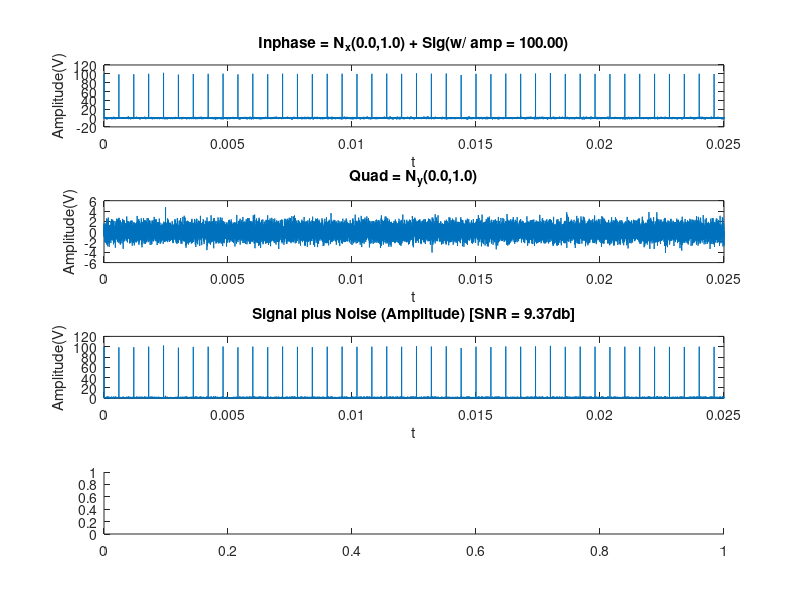

The MATLAB source for this figure: (Note: this script raises an error after producing the figure.)
% Generation of Sample Radar Signal and a plot of SNR vs Amplitude with varying noise power
%   MATLAB m-file
%   Author: Terry Kong
%   Radar Signal Characteristics:
%       Range(m) = 92600.00, Range(nm) = 50.00
%       Resoluion(dR or deltaR)[in meters] = 154.33
%       Number of Cells = 600
%       Pulse Width(us) = 1.03
%       Interpulse Period(ms) = 0.60
%       Signal Amplitude = 100.00
%       Standard Deviation of Noise = 1.00
%   Variables: 
%       Anbins = number of bins for plots, 
%       rangemax = max range considered,
%       ncells = number of cells in ATD, 
%       Tinter = interpulse period
%       timemax = max time period looked at, 
%       sig_amp = target amplitude(not considering range)
%       sig = standard deviation of [Gaussian] noise (related to power of noise)

clear all; clc; figure(1); clf;
%Constants
nm = 1852; % 1 nautical mile = 1852 m
c = 299279458; % speed of light
mu = 0;
%@@@@@@@@@@@@@@@@@@@@@@@@@@@@@@@@
nbins = 50;
rangemax = 50*nm; 
ncells = 600;
Tinter = 0.0006; % Interpulse period
timemax = 0.025;
sig_amp = 100; % signal amplitude
sig = 1;
%@@@@@@@@@@@@@@@@@@@@@@@@@@@@@@@@
% delta(R)
dR = rangemax/ncells;
% Pulse width
tau = dR*2/(c); 
% t = time observed
t = 0:tau:timemax; 
% D = delay of pulses
Delay = 0:Tinter:timemax;
% number of points
num = length(t);

% Using Normal Distributions
mu_mat = zeros(1,num) + mu;
sig_mat = zeros(1,num) + sig;
inphase = normrnd(mu_mat,sig_mat);
%A = 100;
%inphase = inphase + A;
quad = normrnd(mu_mat,sig_mat);

% Adding Signal to Noise
signal = zeros(1,length(inphase));
i = 1;
for j = 1:length(t)
    if t(j) > Delay(i)
        signal(j) = signal(j) + sig_amp;
        i = i + 1;
        if i > length(Delay)
            break;
        end
    end
end
signalPower = mean(signal.^2);
noisePower = mean(inphase.^2 + quad.^2);
inphase = inphase + signal;
% plotting signal + noise
subplot(4,1,1)
plot(t,inphase); title(sprintf('Inphase = N_x(0.0,%0.1f) + Sig(w/ amp = %0.2f)',sig^2,sig_amp))
xlabel('t'); ylabel('Amplitude(V)')
subplot(4,1,2)
plot(t,quad); title(sprintf('Quad = N_y(0.0,%0.1f)',sig^2))
xlabel('t'); ylabel('Amplitude(V)')
subplot(4,1,3)
sig_plus_noise = sqrt(inphase.^2 + quad.^2);
plot(t,sig_plus_noise); title(sprintf('Signal plus Noise (Amplitude) [SNR = %0.2fdb]',10*log10(signalPower/noisePower)))
xlabel('t'); ylabel('Amplitude(V)')
subplot(4,1,4)
% bins
bins = linspace(0,max(sig_plus_noise),nbins*1000);
ksdensity(sig_plus_noise,bins);
title('Rician Distribution'); xlim([0,max(sig_plus_noise)])
xlabel('Amplitude'); ylabel('Probability');
fprintf('Range(m) = %0.2f, Range(nm) = %0.2f\n',rangemax, rangemax/nm);
fprintf('Resoluion(dR or deltaR)[in meters] = %0.2f\n',dR);
fprintf('Number of Cells = %d\n',ncells);
fprintf('Pulse Width(us) = %0.2f\n',tau*1000000);
fprintf('Interpulse Period(ms) = %0.2f\n',Tinter*1000);
fprintf('Signal Amplitude = %0.2f\n',sig_amp);
fprintf('Standard Deviation of Noise = %0.2f\n',sig);

% SNR calculations
% 1. Fix Sigma = 1 and Vary Amplitude of Signal
figure(3); clf; 
A = linspace(1,100,15); %Amplitudes
S = 0:1:8; %Standard Deviations
ncolor = length(S-1); % |S| - 1 colors
colors = hsv(ncolor);
styles = {'+-','o-','*-','.-','x-','s-','d-','^-','v-','>-','<-','p-','h-'};
STDString = {};
for k = 2:length(S) %start from 2 b/c don't need sigma = 0
    sig1_mat = zeros(1,num) + S(k);
    sig2_mat = sig1_mat;
    u1_mat = zeros(1,num);
    u2_mat = u1_mat;
    nor1 = normrnd(u1_mat,sig1_mat);
    nor2 = normrnd(u2_mat,sig2_mat);
    ray_made = sqrt(nor1.^2 + nor2.^2);
    inphase = nor1;
    quad = nor2;
    Spower = [];
    Npower = mean(ray_made.^2);
    SNR = [];
    
    %snr
    for m = 1:length(A)
        i = 1;
        signal = zeros(1,length(inphase));
        for j = 1:length(t)
            if t(j) > Delay(i)
                signal(j) = signal(j) + A(m);
                i = i + 1;
                if i > length(Delay)
                    break;
                end
            end
        end
        signalPower = mean(signal.^2);
        noisePower = mean(inphase.^2 + quad.^2);
        SNR = [SNR signalPower/noisePower];
    end
    SNR = 10*log10(SNR);
    h = plot(A,SNR,styles{mod(k,numel(styles))+1},'Color',colors(k,:)); hold on;
    STDString{end+1} = ['\sigma',sprintf(' = %0.2f',S(k))];
end
xlabel('Amplitude'); ylabel('SNR(dB)'); grid minor;
title('Amplitude vs SNR'); legend(STDString);
